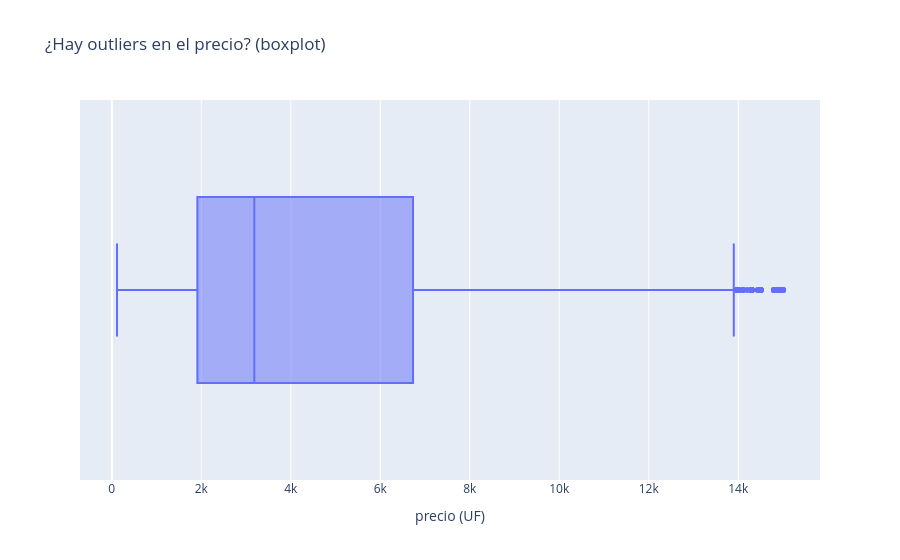

Here is the notebook cell this chart was saved with:
### Markdown cell above
Antes de decidir, **miremos si hay outliers** con un *boxplot* del precio (como en la Clase 2). Los puntos más allá de los bigotes son casas con precios muy por encima del resto: candidatas a outliers que conviene **investigar**, no borrar a ciegas.

### Code cell
px.box(
    df,
    x='precio_uf',
    points='outliers',
    title='¿Hay outliers en el precio? (boxplot)',
    labels={'precio_uf': 'precio (UF)'},
)

### Figure 1 — Plotly figure (JSON) as saved in the notebook; plotly's stock layout.template omitted (floating-point values rounded to 4 significant figures; data arrays with more than 128 entries replaced by an {"elided": "..."} marker saying what was removed)
{"data": [{"alignmentgroup": "True", "boxpoints": "outliers", "hovertemplate": "precio (UF)=%{x}<extra></extra>", "legendgroup": "", "marker": {"color": "#636efa"}, "name": "", "notched": false, "offsetgroup": "", "orientation": "h", "showlegend": false, "type": "box", "x": {"elided": "2377 float values"}, "x0": " ", "xaxis": "x", "y0": " ", "yaxis": "y"}], "layout": {"boxmode": "group", "legend": {"tracegroupgap": 0}, "title": {"text": "¿Hay outliers en el precio? (boxplot)"}, "xaxis": {"anchor": "y", "domain": [0.0, 1.0], "title": {"text": "precio (UF)"}}, "yaxis": {"anchor": "x", "domain": [0.0, 1.0]}}}
